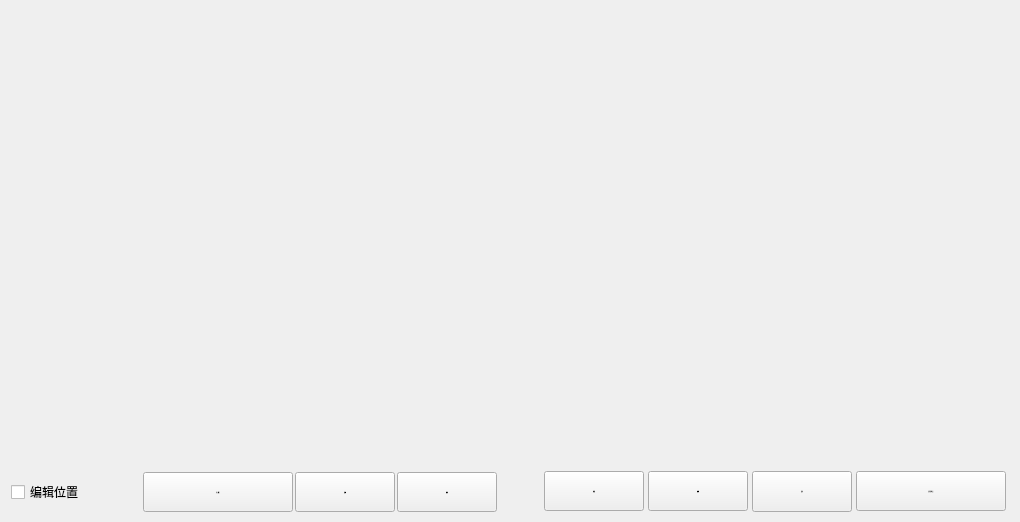
   <widget class="QWidget" name="tabReference">
    <attribute name="title">
     <string>参考点</string>
    </attribute>
    <widget class="QWidget" name="">
     <property name="geometry">
      <rect>
       <x>10</x>
       <y>471</y>
       <width>491</width>
       <height>42</height>
      </rect>
     </property>
     <layout class="QHBoxLayout" name="horizontalLayout_2">
      <property name="spacing">
       <number>1</number>
      </property>
      <item>
       <widget class="QCheckBox" name="checkBoxEditPosition_2">
        <property name="minimumSize">
         <size>
          <width>130</width>
          <height>40</height>
         </size>
        </property>
        <property name="maximumSize">
         <size>
          <width>130</width>
          <height>40</height>
         </size>
        </property>
        <property name="text">
         <string>编辑位置</string>
        </property>
        <property name="checked">
         <bool>false</bool>
        </property>
        <property name="autoExclusive">
         <bool>false</bool>
        </property>
       </widget>
      </item>
      <item>
       <widget class="QPushButton" name="btnImportPicture_3">
        <property name="minimumSize">
         <size>
          <width>150</width>
          <height>40</height>
         </size>
        </property>
        <property name="maximumSize">
         <size>
          <width>150</width>
          <height>40</height>
         </size>
        </property>
        <property name="font">
         <font>
          <family>SimSun</family>
          <pointsize>-1</pointsize>
          <weight>50</weight>
          <bold>false</bold>
         </font>
        </property>
        <property name="styleSheet">
         <string notr="true"/>
        </property>
        <property name="text">
         <string>导入图片</string>
        </property>
       </widget>
      </item>
      <item>
       <widget class="QPushButton" name="btnNewButton_2">
        <property name="minimumSize">
         <size>
          <width>100</width>
          <height>40</height>
         </size>
        </property>
        <property name="maximumSize">
         <size>
          <width>100</width>
          <height>40</height>
         </size>
        </property>
        <property name="font">
         <font>
          <family>SimSun</family>
          <pointsize>-1</pointsize>
          <weight>50</weight>
          <bold>false</bold>
         </font>
        </property>
        <property name="styleSheet">
         <string notr="true"/>
        </property>
        <property name="text">
         <string>新增</string>
        </property>
       </widget>
      </item>
      <item>
       <widget class="QPushButton" name="btnDeleteButton_2">
        <property name="minimumSize">
         <size>
          <width>100</width>
          <height>40</height>
         </size>
        </property>
        <property name="maximumSize">
         <size>
          <width>100</width>
          <height>40</height>
         </size>
        </property>
        <property name="font">
         <font>
          <family>SimSun</family>
          <pointsize>-1</pointsize>
          <weight>50</weight>
          <bold>false</bold>
         </font>
        </property>
        <property name="styleSheet">
         <string notr="true"/>
        </property>
        <property name="text">
         <string>删除</string>
        </property>
       </widget>
      </item>
     </layout>
    </widget>
    <widget class="QWidget" name="">
     <property name="geometry">
      <rect>
       <x>540</x>
       <y>470</y>
       <width>471</width>
       <height>43</height>
      </rect>
     </property>
     <layout class="QHBoxLayout" name="horizontalLayout_3">
      <property name="spacing">
       <number>0</number>
      </property>
      <item>
       <widget class="QPushButton" name="btnEditButton_3">
        <property name="minimumSize">
         <size>
          <width>100</width>
          <height>40</height>
         </size>
        </property>
        <property name="maximumSize">
         <size>
          <width>100</width>
          <height>40</height>
         </size>
        </property>
        <property name="font">
         <font>
          <family>SimSun</family>
          <pointsize>-1</pointsize>
          <weight>50</weight>
          <bold>false</bold>
         </font>
        </property>
        <property name="styleSheet">
         <string notr="true"/>
        </property>
        <property name="text">
         <string>刷新</string>
        </property>
       </widget>
      </item>
      <item>
       <widget class="QPushButton" name="btnEditButton_2">
        <property name="minimumSize">
         <size>
          <width>100</width>
          <height>40</height>
         </size>
        </property>
        <property name="maximumSize">
         <size>
          <width>100</width>
          <height>40</height>
         </size>
        </property>
        <property name="font">
         <font>
          <family>SimSun</family>
          <pointsize>-1</pointsize>
          <weight>50</weight>
          <bold>false</bold>
         </font>
        </property>
        <property name="styleSheet">
         <string notr="true"/>
        </property>
        <property name="text">
         <string>编辑</string>
        </property>
       </widget>
      </item>
      <item>
       <widget class="QPushButton" name="btnSaveOperateInstruction_2">
        <property name="minimumSize">
         <size>
          <width>100</width>
          <height>41</height>
         </size>
        </property>
        <property name="maximumSize">
         <size>
          <width>100</width>
          <height>41</height>
         </size>
        </property>
        <property name="font">
         <font>
          <family>SimSun</family>
          <pointsize>-1</pointsize>
          <weight>50</weight>
          <bold>false</bold>
         </font>
        </property>
        <property name="styleSheet">
         <string notr="true"/>
        </property>
        <property name="text">
         <string>保存</string>
        </property>
        <property name="icon">
         <iconset resource="images.qrc">
          <normaloff>:/images/teachpage_images/save.png</normaloff>:/images/teachpage_images/save.png</iconset>
        </property>
        <property name="iconSize">
         <size>
          <width>20</width>
          <height>20</height>
         </size>
        </property>
       </widget>
      </item>
      <item>
       <widget class="QPushButton" name="btnImportPicture_4">
        <property name="minimumSize">
         <size>
          <width>150</width>
          <height>40</height>
         </size>
        </property>
        <property name="maximumSize">
         <size>
          <width>150</width>
          <height>40</height>
         </size>
        </property>
        <property name="font">
         <font>
          <family>SimSun</family>
          <pointsize>-1</pointsize>
          <weight>50</weight>
          <bold>false</bold>
         </font>
        </property>
        <property name="styleSheet">
         <string notr="true"/>
        </property>
        <property name="text">
         <string>移至参考点</string>
        </property>
       </widget>
      </item>
     </layout>
    </widget>
   </widget>
